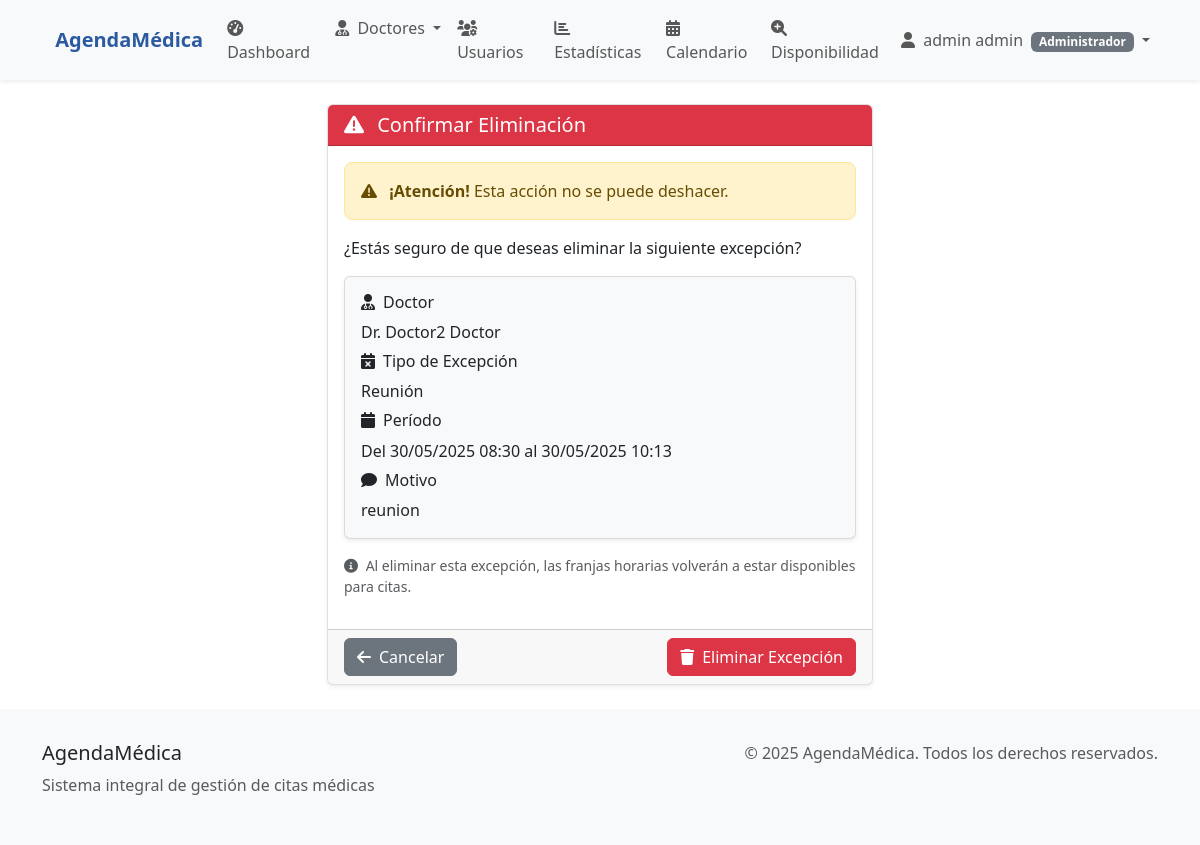
The page /doctores/excepciones/2/eliminar/ (signed in) on the database its author committed.
### usuarios/models.py (models this page shows, shortened)
class Usuario(AbstractUser):
    TIPO_USUARIO_CHOICES = [
        ('paciente', 'Paciente'),
        ('recepcion', 'Personal de Recepción'),
        ('doctor', 'Doctor'),
        ('administrador', 'Administrador'),
    ]
    tipo_usuario = models.CharField(
        max_length=20,
        choices=TIPO_USUARIO_CHOICES,
        default='paciente',
        verbose_name='Tipo de Usuario'
    )
    telefono = models.CharField(
        max_length=15,
        blank=True,
        null=True,
        verbose_name='Teléfono'
    )
    fecha_nacimiento = models.DateField(
        blank=True,
        null=True,
        verbose_name='Fecha de Nacimiento'
    )
    direccion = models.TextField(
        blank=True,
        null=True,
        verbose_name='Dirección'
    )
    fecha_creacion = models.DateTimeField(
        auto_now_add=True,
        verbose_name='Fecha de Creación'
    )
    fecha_actualizacion = models.DateTimeField(
        auto_now=True,
        verbose_name='Fecha de Actualización'
    )
    email = models.EmailField(
        unique=True,
        verbose_name='Correo Electrónico'
    )
    USERNAME_FIELD = 'email'
    REQUIRED_FIELDS = ['username', 'first_name', 'last_name']
    class Meta:
        verbose_name = 'Usuario'
        verbose_name_plural = 'Usuarios'
        db_table = 'usuarios_usuario'
    def get_full_name(self):
        return f"{self.first_name} {self.last_name}".strip()
    def es_paciente(self):
        return self.tipo_usuario == 'paciente'
    def es_doctor(self):
        return self.tipo_usuario == 'doctor'
    def es_recepcion(self):
        return self.tipo_usuario == 'recepcion'
    def es_administrador(self):
        return self.tipo_usuario == 'administrador'

### doctores/models.py (models this page shows, shortened)
class ExcepcionHorario(models.Model):
    TIPO_EXCEPCION_CHOICES = [
        ('vacaciones', 'Vacaciones'),
        ('licencia', 'Licencia Médica'),
        ('reunion', 'Reunión'),
        ('capacitacion', 'Capacitación'),
        ('personal', 'Asunto Personal'),
        ('otro', 'Otro'),
    ]
    doctor = models.ForeignKey(
        Doctor,
        on_delete=models.CASCADE,
        related_name='excepciones_horario',
        verbose_name='Doctor'
    )
    fecha_inicio = models.DateTimeField(
        verbose_name='Fecha y Hora de Inicio'
    )
    fecha_fin = models.DateTimeField(
        verbose_name='Fecha y Hora de Fin'
    )
    tipo_excepcion = models.CharField(
        max_length=20,
        choices=TIPO_EXCEPCION_CHOICES,
        default='otro',
        verbose_name='Tipo de Excepción'
    )
    motivo = models.TextField(
        verbose_name='Motivo/Descripción'
    )
    todo_el_dia = models.BooleanField(
        default=False,
        verbose_name='Todo el Día',
        help_text='Marcar si la excepción es para todo el día'
    )
    notificado = models.BooleanField(
        default=False,
        verbose_name='Pacientes Notificados',
        help_text='Indica si ya se notificó a los pacientes afectados'
    )
    fecha_creacion = models.DateTimeField(
        auto_now_add=True,
        verbose_name='Fecha de Creación'
    )
    creado_por = models.ForeignKey(
        Usuario,
        on_delete=models.SET_NULL,
        null=True,
        blank=True,
        verbose_name='Creado por'
    )
    class Meta:
        verbose_name = 'Excepción de Horario'
        verbose_name_plural = 'Excepciones de Horario'
        ordering = ['-fecha_inicio']

class Doctor(models.Model):
    usuario = models.OneToOneField(
        Usuario,
        on_delete=models.CASCADE,
        limit_choices_to={'tipo_usuario': 'doctor'},
        verbose_name='Usuario'
    )
    especialidad = models.ForeignKey(
        Especialidad,
        on_delete=models.PROTECT,
        verbose_name='Especialidad'
    )
    numero_licencia = models.CharField(
        max_length=50,
        unique=True,
        verbose_name='Número de Licencia Médica'
    )
    telefono_consultorio = models.CharField(
        max_length=15,
        blank=True,
        null=True,
        verbose_name='Teléfono del Consultorio'
    )
    consultorio = models.CharField(
        max_length=100,
        blank=True,
        null=True,
        verbose_name='Número/Nombre del Consultorio'
    )
    activo = models.BooleanField(
        default=True,
        verbose_name='Doctor Activo'
    )
    fecha_creacion = models.DateTimeField(
        auto_now_add=True,
        verbose_name='Fecha de Creación'
    )
    fecha_actualizacion = models.DateTimeField(
        auto_now=True,
        verbose_name='Fecha de Actualización'
    )
    class Meta:
        verbose_name = 'Doctor'
        verbose_name_plural = 'Doctores'
        ordering = ['usuario__first_name', 'usuario__last_name']
    def get_nombre_completo(self):
        return self.usuario.get_full_name()

### doctores/views.py (the view, shortened to what this page needs)
# urls.py: path('excepciones/<int:excepcion_id>/eliminar/', views.eliminar_excepcion, name='eliminar_excepcion'),
@login_required
@user_passes_test(es_doctor_o_admin)
def eliminar_excepcion(request, excepcion_id):
    excepcion = get_object_or_404(ExcepcionHorario, id=excepcion_id)
    if request.user.es_doctor() and excepcion.doctor.usuario != request.user:
        messages.error(request, 'No tienes permisos para eliminar esta excepción.')
        return redirect('doctores:gestionar_excepciones')
    context = {
        'excepcion': excepcion,
    }
    return render(request, 'doctores/confirmar_eliminar_excepcion.html', context)

### doctores/views.py (called while the page is built)
def es_doctor_o_admin(user):
    return user.is_authenticated and (user.es_doctor() or user.es_administrador())

### templates/doctores/confirmar_eliminar_excepcion.html (shortened to what this page needs)
{% extends 'base.html' %}
{% load static %}
{% block content %}
<div class="container">
    <div class="row justify-content-center">
        <div class="col-md-6">
            <div class="card">
                <div class="card-header bg-danger text-white">
                    <h5 class="mb-0">
                        <i class="fas fa-exclamation-triangle me-2"></i>
                        Confirmar Eliminación
                    </h5>
                </div>
                <div class="card-body">
                    <div class="alert alert-warning">
                        <i class="fas fa-warning me-2"></i>
                        <strong>¡Atención!</strong> Esta acción no se puede deshacer.
                    </div>
                    <p>¿Estás seguro de que deseas eliminar la siguiente excepción?</p>
                    <div class="card bg-light">
                        <div class="card-body">
                            <h6><i class="fas fa-user-md me-2"></i>Doctor</h6>
                            <p class="mb-2">Dr. {{ excepcion.doctor.get_nombre_completo }}</p>
                            <h6><i class="fas fa-calendar-times me-2"></i>Tipo de Excepción</h6>
                            <p class="mb-2">{{ excepcion.get_tipo_excepcion_display }}</p>
                            <h6><i class="fas fa-calendar me-2"></i>Período</h6>
                            <p class="mb-2">
                                Del {{ excepcion.fecha_inicio|date:"d/m/Y H:i" }}
                                al {{ excepcion.fecha_fin|date:"d/m/Y H:i" }}
                            </p>
                            <h6><i class="fas fa-comment me-2"></i>Motivo</h6>
                            <p class="mb-0">{{ excepcion.motivo }}</p>
                        </div>
                    </div>
                    <div class="mt-3">
                        <p class="text-muted small">
                            <i class="fas fa-info-circle me-1"></i>
                            Al eliminar esta excepción, las franjas horarias volverán a estar disponibles para citas.
                        </p>
                    </div>
                </div>
                <div class="card-footer">
                    <div class="d-flex justify-content-between">
                        <a href="{% if user.es_administrador %}{% url 'doctores:gestionar_excepciones' %}?doctor_id={{ excepcion.doctor.id }}{% else %}{% url 'doctores:gestionar_excepciones' %}{% endif %}"
                           class="btn btn-secondary">
                            <i class="fas fa-arrow-left me-2"></i>Cancelar
                        </a>
                        <form method="POST" style="display: inline;">
                            <button type="submit" class="btn btn-danger">
                                <i class="fas fa-trash me-2"></i>Eliminar Excepción
                            </button>
                        </form>
                    </div>
                </div>
            </div>
        </div>
    </div>
</div>
{% endblock %}

### templates/base.html (shortened to what this page needs)
<!DOCTYPE html>
<html lang="es">
<head>
    <link href="https://cdn.jsdelivr.net/npm/bootstrap@5.3.0/dist/css/bootstrap.min.css" rel="stylesheet">
    <link rel="stylesheet" href="https://cdnjs.cloudflare.com/ajax/libs/font-awesome/6.0.0/css/all.min.css">
</head>
<body>
    <nav class="navbar navbar-expand-lg navbar-light bg-light shadow-sm">
        <div class="container">
            <a class="navbar-brand" href="{% url 'usuarios:home' %}">
                AgendaMédica
            </a>
            <div class="collapse navbar-collapse" id="navbarNav">
                <ul class="navbar-nav me-auto">
                    {% if user.is_authenticated %}
                        <li class="nav-item">
                            <a class="nav-link" href="{% url 'usuarios:dashboard' %}">
                                <i class="fas fa-tachometer-alt me-1"></i>
                                Dashboard
                            </a>
                        </li>
                        {% if user.es_administrador %}
                            <li class="nav-item dropdown">
                                <a class="nav-link dropdown-toggle" href="#" id="navbarDoctores" role="button" data-bs-toggle="dropdown">
                                    <i class="fas fa-user-md me-1"></i>
                                    Doctores
                                </a>
                            </li>
                            <li class="nav-item">
                                <a class="nav-link" href="{% url 'administracion:gestion_usuarios' %}">
                                    <i class="fas fa-users-cog me-1"></i>
                                    Usuarios
                                </a>
                            </li>
                            <li class="nav-item">
                                <a class="nav-link" href="{% url 'administracion:estadisticas' %}">
                                    <i class="fas fa-chart-bar me-1"></i>
                                    Estadísticas
                                </a>
                            </li>
                        {% endif %}
                        {% if user.es_recepcion or user.es_administrador %}
                            <li class="nav-item">
                                <a class="nav-link" href="{% url 'doctores:calendario_citas' %}">
                                    <i class="fas fa-calendar-alt me-1"></i>
                                    Calendario
                                </a>
                            </li>
                        {% endif %}
                        <li class="nav-item">
                            <a class="nav-link" href="{% url 'doctores:consultar_disponibilidad' %}">
                                <i class="fas fa-search-plus me-1"></i>
                                Disponibilidad
                            </a>
                        </li>
                    {% endif %}
                </ul>
                <ul class="navbar-nav">
                    {% if user.is_authenticated %}
                        <li class="nav-item dropdown">
                            <a class="nav-link dropdown-toggle" href="#" id="navbarDropdown" role="button" data-bs-toggle="dropdown">
                                <i class="fas fa-user me-1"></i>
                                {{ user.get_full_name|default:user.username }}
                                <span class="badge bg-secondary ms-1">{{ user.get_tipo_usuario_display }}</span>
                            </a>
                        </li>
                    {% endif %}
                </ul>
            </div>
        </div>
    </nav>
    <main class="container-fluid my-4">
        {% block content %}{% endblock %}
    </main>
    <footer class="footer bg-light">
        <div class="container">
            <div class="row">
                <div class="col-md-6">
                    <h5>AgendaMédica</h5>
                    <p class="text-muted">Sistema integral de gestión de citas médicas</p>
                </div>
                <div class="col-md-6 text-md-end">
                    <p class="text-muted">
                        &copy; 2025 AgendaMédica. Todos los derechos reservados.
                    </p>
                </div>
            </div>
        </div>
    </footer>
</body>
</html>

### templates/base.html (style rules this page uses)
.navbar-brand { font-weight: bold; color: #2c5aa0 !important; }
.card { box-shadow: 0 0.125rem 0.25rem rgba(0, 0, 0, 0.075); border: 1px solid rgba(0, 0, 0, 0.125); }
.footer { background-color: #f8f9fa; padding: 2rem 0; margin-top: auto; }
body { display: flex; flex-direction: column; min-height: 100vh; }
main { flex: 1; }
.alert { border-radius: 0.5rem; }

### rows shown on the page
Usuario: get_full_name "admin admin", tipo_usuario "Administrador"
ExcepcionHorario: doctor.get_nombre_completo "Doctor2 Doctor", tipo_excepcion "Reunión", fecha_inicio "30/05/2025 08:30", fecha_fin "30/05/2025 10:13", motivo "reunion"
